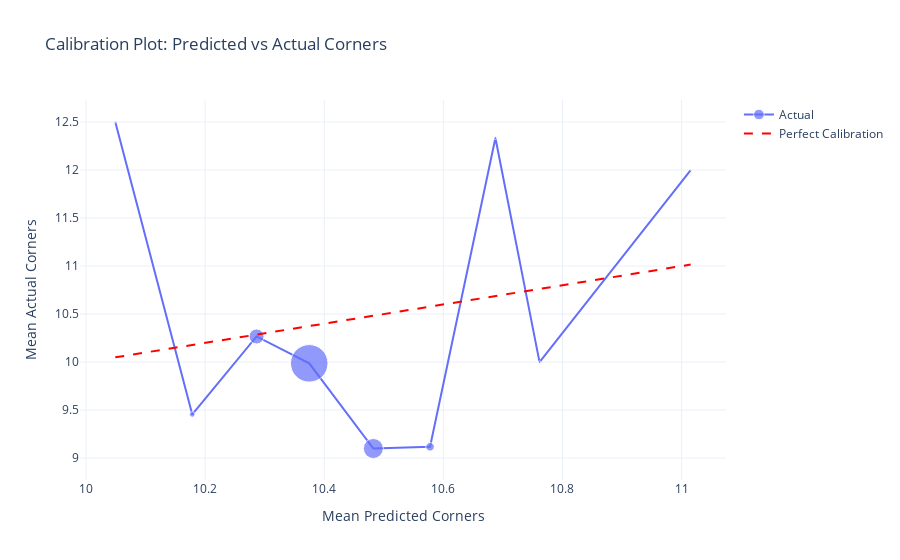

The cell this chart's notebook holds for it:
### Markdown cell above
---
## Section 6: Calibration Analysis

### Code cell
# =============================================================================
# CELL 16: Calibration - Predicted vs Actual by Bin
# =============================================================================

# Bin predictions
test_df['PredBin'] = pd.cut(test_df['Predicted'], bins=10, labels=False)

calibration = test_df.groupby('PredBin').agg({
    'Predicted': 'mean',
    'TotalCorners': 'mean',
    'Date': 'count'
}).rename(columns={'Date': 'Count'}).reset_index()

fig = go.Figure()

fig.add_trace(go.Scatter(
    x=calibration['Predicted'],
    y=calibration['TotalCorners'],
    mode='markers+lines',
    name='Actual',
    marker=dict(size=calibration['Count'] / 2)
))

# Perfect calibration line
min_val = calibration['Predicted'].min()
max_val = calibration['Predicted'].max()
fig.add_trace(go.Scatter(
    x=[min_val, max_val],
    y=[min_val, max_val],
    mode='lines',
    name='Perfect Calibration',
    line=dict(color='red', dash='dash')
))

fig.update_layout(
    title='Calibration Plot: Predicted vs Actual Corners',
    xaxis_title='Mean Predicted Corners',
    yaxis_title='Mean Actual Corners',
    template='plotly_white'
)
fig.show()

### Figure 1 — Plotly figure (JSON) as saved in the notebook; plotly's stock layout.template omitted (floating-point values rounded to 4 significant figures)
{"data": [{"marker": {"size": [2.0, 5.5, 15.0, 37.5, 20.0, 8.5, 3.0, 2.5, 1.0]}, "mode": "markers+lines", "name": "Actual", "type": "scatter", "x": [10.05, 10.18, 10.29, 10.37, 10.48, 10.58, 10.69, 10.76, 11.02], "y": [12.5, 9.455, 10.27, 9.987, 9.1, 9.118, 12.33, 10.0, 12.0]}, {"line": {"color": "red", "dash": "dash"}, "mode": "lines", "name": "Perfect Calibration", "type": "scatter", "x": [10.05, 11.02], "y": [10.05, 11.02]}], "layout": {"title": {"text": "Calibration Plot: Predicted vs Actual Corners"}, "xaxis": {"title": {"text": "Mean Predicted Corners"}}, "yaxis": {"title": {"text": "Mean Actual Corners"}}}}
